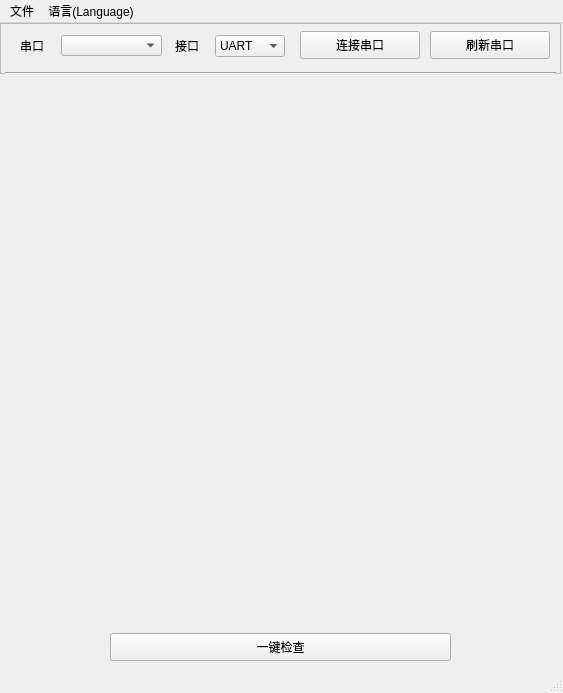
<?xml version="1.0" encoding="UTF-8"?>
<ui version="4.0">
 <class>MainWindow</class>
 <widget class="QMainWindow" name="MainWindow">
  <property name="geometry">
   <rect>
    <x>0</x>
    <y>0</y>
    <width>563</width>
    <height>693</height>
   </rect>
  </property>
  <property name="windowTitle">
   <string>BW_CheckWINCC</string>
  </property>
  <property name="windowIcon">
   <iconset>
    <normaloff>BenewakeLogo.ico</normaloff>BenewakeLogo.ico</iconset>
  </property>
  <widget class="QWidget" name="centralwidget">
   <widget class="QFrame" name="frame">
    <property name="geometry">
     <rect>
      <x>0</x>
      <y>0</y>
      <width>561</width>
      <height>51</height>
     </rect>
    </property>
    <property name="frameShape">
     <enum>QFrame::StyledPanel</enum>
    </property>
    <property name="frameShadow">
     <enum>QFrame::Raised</enum>
    </property>
    <widget class="QPushButton" name="pushButton_connect">
     <property name="geometry">
      <rect>
       <x>300</x>
       <y>8</y>
       <width>120</width>
       <height>28</height>
      </rect>
     </property>
     <property name="text">
      <string>连接串口</string>
     </property>
     <property name="autoRepeat">
      <bool>false</bool>
     </property>
    </widget>
    <widget class="QLabel" name="label_serial">
     <property name="geometry">
      <rect>
       <x>20</x>
       <y>15</y>
       <width>41</width>
       <height>16</height>
      </rect>
     </property>
     <property name="text">
      <string>串口</string>
     </property>
    </widget>
    <widget class="QComboBox" name="comboBox_serial">
     <property name="geometry">
      <rect>
       <x>61</x>
       <y>12</y>
       <width>101</width>
       <height>21</height>
      </rect>
     </property>
    </widget>
    <widget class="Line" name="line">
     <property name="geometry">
      <rect>
       <x>5</x>
       <y>30</y>
       <width>551</width>
       <height>41</height>
      </rect>
     </property>
     <property name="orientation">
      <enum>Qt::Horizontal</enum>
     </property>
    </widget>
    <widget class="QPushButton" name="pushButton_refresh">
     <property name="geometry">
      <rect>
       <x>430</x>
       <y>8</y>
       <width>120</width>
       <height>28</height>
      </rect>
     </property>
     <property name="text">
      <string>刷新串口</string>
     </property>
    </widget>
    <widget class="QComboBox" name="comboBox_port">
     <property name="geometry">
      <rect>
       <x>215</x>
       <y>12</y>
       <width>70</width>
       <height>22</height>
      </rect>
     </property>
     <item>
      <property name="text">
       <string>UART</string>
      </property>
     </item>
     <item>
      <property name="text">
       <string>IIC</string>
      </property>
     </item>
     <item>
      <property name="text">
       <string>RS485</string>
      </property>
     </item>
     <item>
      <property name="text">
       <string>RS232</string>
      </property>
     </item>
    </widget>
    <widget class="QLabel" name="label_port">
     <property name="geometry">
      <rect>
       <x>175</x>
       <y>15</y>
       <width>41</width>
       <height>15</height>
      </rect>
     </property>
     <property name="text">
      <string>接口</string>
     </property>
    </widget>
   </widget>
   <widget class="QWidget" name="widget1" native="true">
    <property name="geometry">
     <rect>
      <x>-1</x>
      <y>49</y>
      <width>561</width>
      <height>561</height>
     </rect>
    </property>
   </widget>
   <widget class="QWidget" name="widget" native="true">
    <property name="geometry">
     <rect>
      <x>0</x>
      <y>610</y>
      <width>561</width>
      <height>51</height>
     </rect>
    </property>
    <widget class="QPushButton" name="pushButton_check">
     <property name="geometry">
      <rect>
       <x>110</x>
       <y>0</y>
       <width>341</width>
       <height>28</height>
      </rect>
     </property>
     <property name="text">
      <string>一键检查</string>
     </property>
    </widget>
    <widget class="QLabel" name="label_return">
     <property name="geometry">
      <rect>
       <x>480</x>
       <y>0</y>
       <width>51</width>
       <height>31</height>
      </rect>
     </property>
     <property name="font">
      <font>
       <family>Arial</family>
       <pointsize>16</pointsize>
      </font>
     </property>
     <property name="text">
      <string/>
     </property>
    </widget>
   </widget>
  </widget>
  <widget class="QMenuBar" name="menubar">
   <property name="geometry">
    <rect>
     <x>0</x>
     <y>0</y>
     <width>563</width>
     <height>26</height>
    </rect>
   </property>
   <widget class="QMenu" name="menu">
    <property name="title">
     <string>文件</string>
    </property>
    <addaction name="actionOpen"/>
   </widget>
   <widget class="QMenu" name="menu_2">
    <property name="title">
     <string>语言(Language)</string>
    </property>
    <addaction name="actionChinese"/>
    <addaction name="separator"/>
    <addaction name="actionEnglish"/>
   </widget>
   <addaction name="menu"/>
   <addaction name="menu_2"/>
  </widget>
  <widget class="QStatusBar" name="statusbar"/>
  <action name="actionOpen">
   <property name="text">
    <string>打开</string>
   </property>
   <property name="shortcut">
    <string>Ctrl+O</string>
   </property>
  </action>
  <action name="actionChinese">
   <property name="text">
    <string>中文</string>
   </property>
   <property name="font">
    <font>
     <underline>false</underline>
     <kerning>false</kerning>
    </font>
   </property>
  </action>
  <action name="actionEnglish">
   <property name="text">
    <string>English</string>
   </property>
  </action>
 </widget>
 <resources/>
 <connections>
  <connection>
   <sender>actionOpen</sender>
   <signal>triggered()</signal>
   <receiver>MainWindow</receiver>
   <slot>trigger_actOpen()</slot>
   <hints>
    <hint type="sourcelabel">
     <x>-1</x>
     <y>-1</y>
    </hint>
    <hint type="destinationlabel">
     <x>399</x>
     <y>330</y>
    </hint>
   </hints>
  </connection>
  <connection>
   <sender>pushButton_connect</sender>
   <signal>clicked()</signal>
   <receiver>MainWindow</receiver>
   <slot>connectSerial()</slot>
   <hints>
    <hint type="sourcelabel">
     <x>426</x>
     <y>52</y>
    </hint>
    <hint type="destinationlabel">
     <x>247</x>
     <y>344</y>
    </hint>
   </hints>
  </connection>
  <connection>
   <sender>pushButton_refresh</sender>
   <signal>clicked()</signal>
   <receiver>MainWindow</receiver>
   <slot>refreshSerial()</slot>
   <hints>
    <hint type="sourcelabel">
     <x>536</x>
     <y>52</y>
    </hint>
    <hint type="destinationlabel">
     <x>296</x>
     <y>431</y>
    </hint>
   </hints>
  </connection>
  <connection>
   <sender>pushButton_check</sender>
   <signal>clicked()</signal>
   <receiver>MainWindow</receiver>
   <slot>checkAll()</slot>
   <hints>
    <hint type="sourcelabel">
     <x>272</x>
     <y>649</y>
    </hint>
    <hint type="destinationlabel">
     <x>281</x>
     <y>344</y>
    </hint>
   </hints>
  </connection>
 </connections>
 <slots>
  <slot>trigger_actOpen()</slot>
  <slot>getSerialPort()</slot>
  <slot>connectSerial()</slot>
  <slot>refreshSerial()</slot>
  <slot>pollBaudrate()</slot>
  <slot>checkCommunication()</slot>
  <slot>checkAll()</slot>
 </slots>
</ui>
